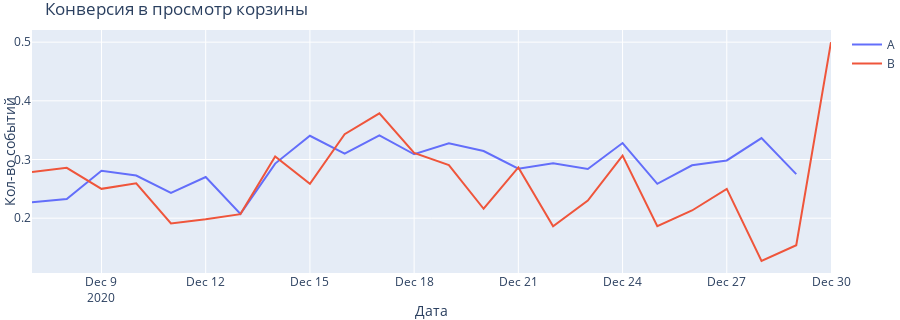

The code cell stored with this chart in its notebook:
### Code cell
my_plot(product_cartA_daily, product_cartB_daily,'Конверсия в просмотр корзины' )
